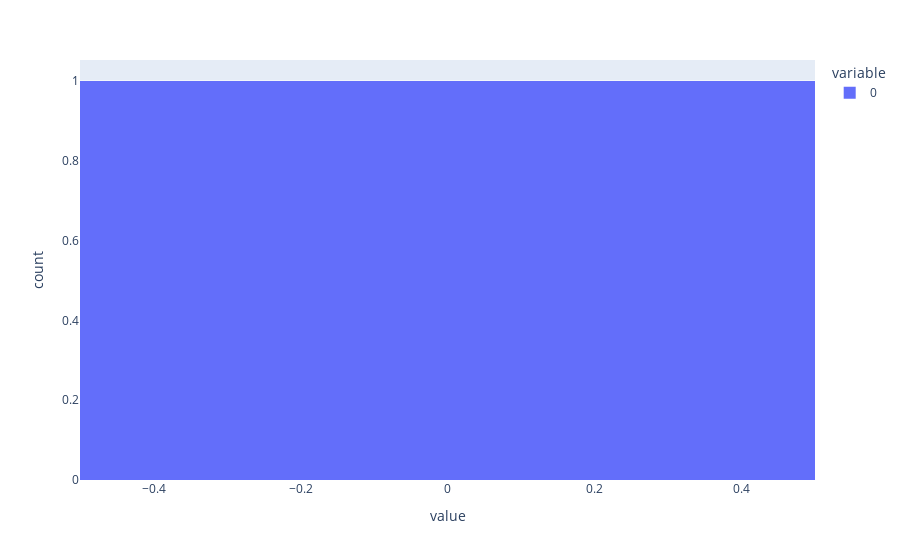
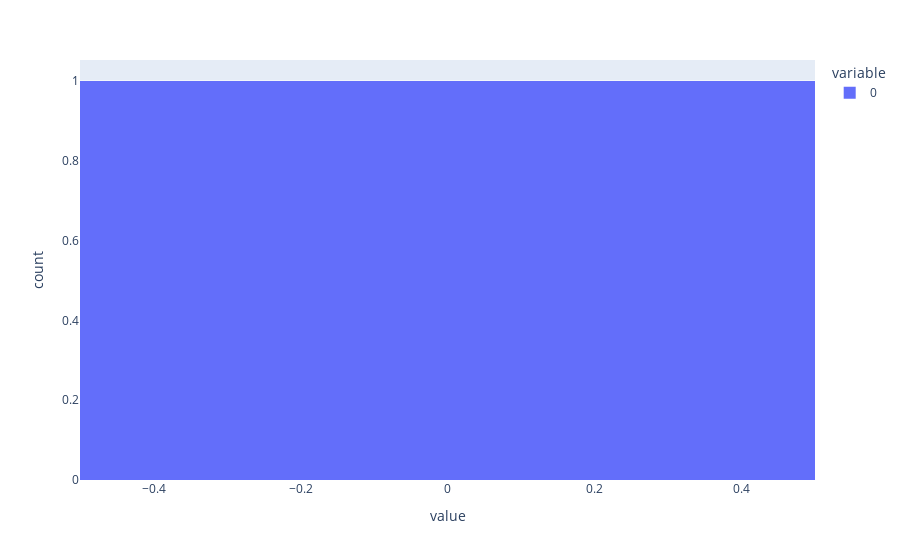
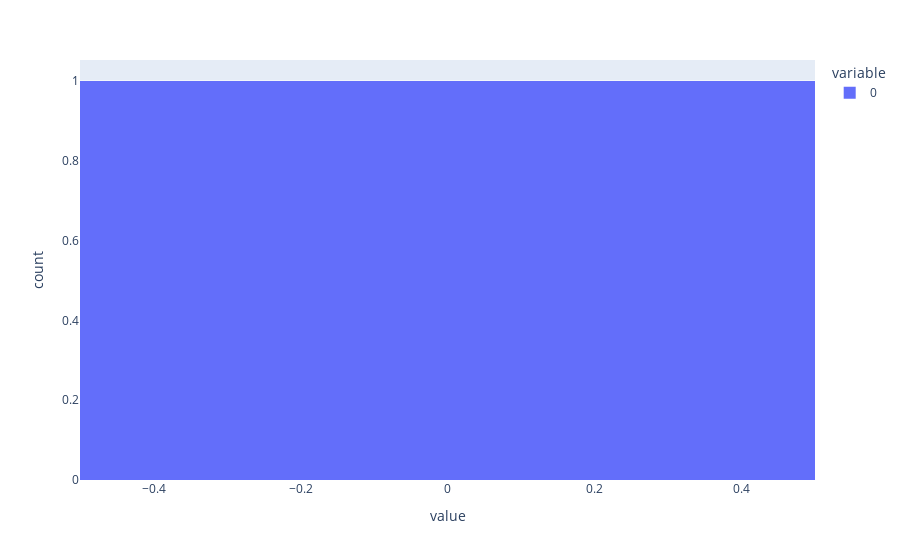
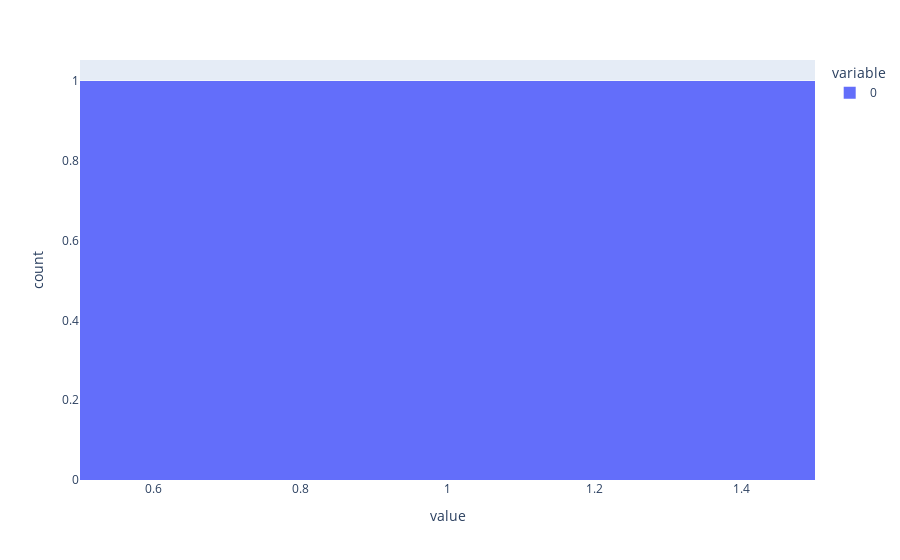

Notebook cell for these charts, in order:
### Code cell
for segment in unique_segments:
    display(Markdown(f"### Segment: {segment}"))
    for k in results.metrics.keys():
        if "_segment_" in k and segment.replace(" ", "_") not in k:
            continue
        segment_results = [
            results.metrics[k][i] for i, s in enumerate(segments) if s == segment
        ]
        print(k)
        print("count", len(segment_results))
        print("mean", np.mean(segment_results))
        print("std", np.std(segment_results))
        print("max", np.max(segment_results))
        print("min", np.min(segment_results))
        px.histogram(segment_results).show()

### Figure 1 — Plotly figure (JSON) as saved in the notebook; plotly's stock layout.template omitted (floating-point values rounded to 4 significant figures)
{"data": [{"bingroup": "x", "hovertemplate": "variable=0<br>value=%{x}<br>count=%{y}<extra></extra>", "legendgroup": "0", "marker": {"color": "#636efa", "pattern": {"shape": ""}}, "name": "0", "orientation": "v", "showlegend": true, "type": "histogram", "x": [0.0], "xaxis": "x", "yaxis": "y"}], "layout": {"barmode": "relative", "legend": {"title": {"text": "variable"}, "tracegroupgap": 0}, "margin": {"t": 60}, "xaxis": {"anchor": "y", "domain": [0, 1], "title": {"text": "value"}}, "yaxis": {"anchor": "x", "domain": [0, 1], "title": {"text": "count"}}}}

### Figure 2 — Plotly figure (JSON) as saved in the notebook; plotly's stock layout.template omitted (floating-point values rounded to 4 significant figures)
{"data": [{"bingroup": "x", "hovertemplate": "variable=0<br>value=%{x}<br>count=%{y}<extra></extra>", "legendgroup": "0", "marker": {"color": "#636efa", "pattern": {"shape": ""}}, "name": "0", "orientation": "v", "showlegend": true, "type": "histogram", "x": [0.0], "xaxis": "x", "yaxis": "y"}], "layout": {"barmode": "relative", "legend": {"title": {"text": "variable"}, "tracegroupgap": 0}, "margin": {"t": 60}, "xaxis": {"anchor": "y", "domain": [0, 1], "title": {"text": "value"}}, "yaxis": {"anchor": "x", "domain": [0, 1], "title": {"text": "count"}}}}

### Figure 3 — Plotly figure (JSON) as saved in the notebook; plotly's stock layout.template omitted (floating-point values rounded to 4 significant figures)
{"data": [{"bingroup": "x", "hovertemplate": "variable=0<br>value=%{x}<br>count=%{y}<extra></extra>", "legendgroup": "0", "marker": {"color": "#636efa", "pattern": {"shape": ""}}, "name": "0", "orientation": "v", "showlegend": true, "type": "histogram", "x": [0.0], "xaxis": "x", "yaxis": "y"}], "layout": {"barmode": "relative", "legend": {"title": {"text": "variable"}, "tracegroupgap": 0}, "margin": {"t": 60}, "xaxis": {"anchor": "y", "domain": [0, 1], "title": {"text": "value"}}, "yaxis": {"anchor": "x", "domain": [0, 1], "title": {"text": "count"}}}}

### Figure 4 — Plotly figure (JSON) as saved in the notebook; plotly's stock layout.template omitted (floating-point values rounded to 4 significant figures)
{"data": [{"bingroup": "x", "hovertemplate": "variable=0<br>value=%{x}<br>count=%{y}<extra></extra>", "legendgroup": "0", "marker": {"color": "#636efa", "pattern": {"shape": ""}}, "name": "0", "orientation": "v", "showlegend": true, "type": "histogram", "x": [1.0], "xaxis": "x", "yaxis": "y"}], "layout": {"barmode": "relative", "legend": {"title": {"text": "variable"}, "tracegroupgap": 0}, "margin": {"t": 60}, "xaxis": {"anchor": "y", "domain": [0, 1], "title": {"text": "value"}}, "yaxis": {"anchor": "x", "domain": [0, 1], "title": {"text": "count"}}}}
